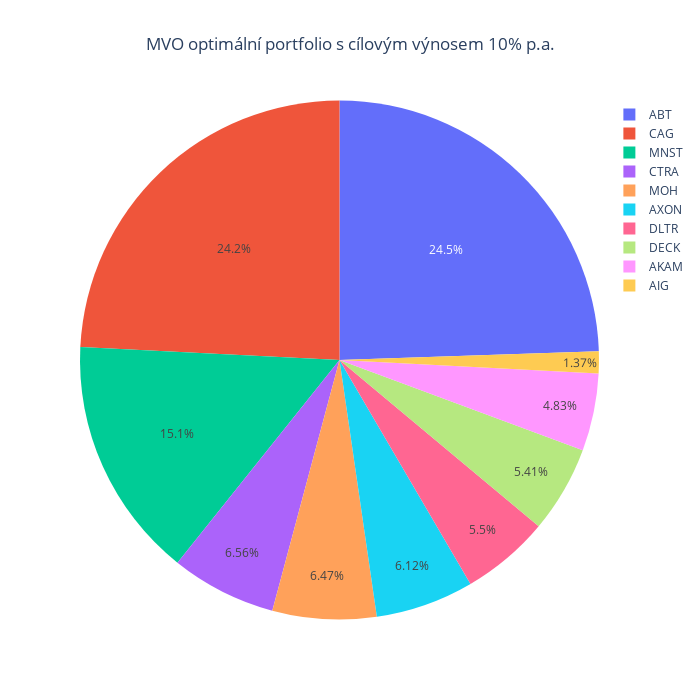

Source (notebook cell):
### Code cell
weightsMVOTarget = MVOTargetReturn(prices = prices, target_return = 0.1)
weightsPlot(weightsMVOTarget, title = "MVO optimální portfolio s cílovým výnosem 10% p.a.")

### Figure 1 — Plotly figure (JSON) as saved in the notebook; plotly's stock layout.template omitted (floating-point values rounded to 4 significant figures)
{"data": [{"labels": ["ABT", "AIG", "AKAM", "AXON", "CAG", "CTRA", "DECK", "DLTR", "MNST", "MOH"], "type": "pie", "values": [0.2446, 0.01374, 0.04826, 0.06122, 0.242, 0.06564, 0.05414, 0.05505, 0.1506, 0.06469]}], "layout": {"height": 700, "title": {"text": "MVO optimální portfolio s cílovým výnosem 10% p.a.", "x": 0.5}, "width": 700}}
